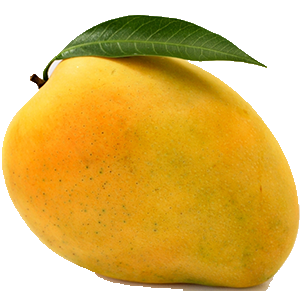
#> input picture Mango_resize/1.png, 300 x 300 px; its folder holds 8 pictures in this run
$ python mango.py
#> lines starting #> are read from the running program, lines starting #| are printed output that depends on the picture; after the words box and inside, x2 and y2 are one past the last pixel; in counts of white or black regions, pixels touching at a corner belong together
import os
import cv2
import numpy as np

# Hàm tính tỷ lệ cường độ màu đỏ trên tổng cường độ của 3 kênh (R, G, B)
def calculate_red_ratio(image_path):
#> called with image_path = 'Mango_resize/1.png'
    image = cv2.imread(image_path)
#> image is the input picture: shape (300, 300, 3); mean B, G, R 97.9, 184.4, 221.2
    image = cv2.cvtColor(image, cv2.COLOR_BGR2RGB)
    red = image[:, :, 0].astype(float)
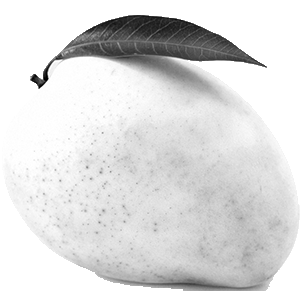
#> red: shape (300, 300) float64; min 0, max 255, mean 221.2
    green = image[:, :, 1].astype(float)
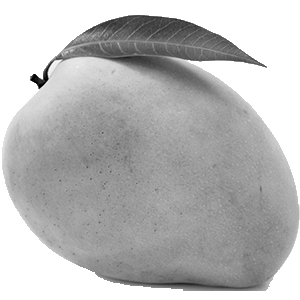
#> green: shape (300, 300) float64; min 0, max 255, mean 184.4
    blue = image[:, :, 2].astype(float)
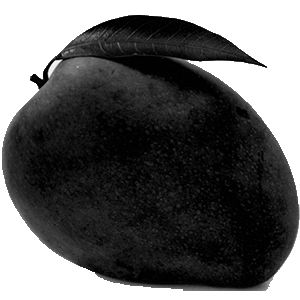
#> blue: shape (300, 300) float64; min 0, max 255, mean 97.9
    total_intensity = red + green + blue
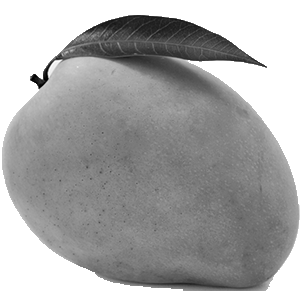
#> total_intensity: shape (300, 300) float64; min 0, max 765, mean 503.5; drawn with min black and max white
    total_intensity[total_intensity == 0] = 1
#> total_intensity: shape (300, 300) float64; 0.01% of pixels changed, all inside (x1, y1, x2, y2) = (35, 75, 48, 88)
    red_ratio = red / total_intensity
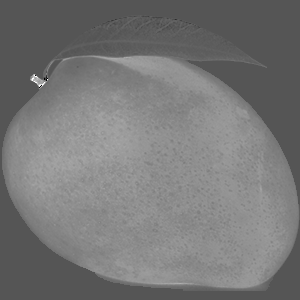
#> red_ratio: shape (300, 300) float64; min 0, max 1, mean 0.47
    avg_red_ratio = np.mean(red_ratio)
#> avg_red_ratio = 0.47
    return avg_red_ratio

# Đường dẫn tới thư mục chứa ảnh xoài
image_folder = 'Mango_resize'

# Danh sách lưu trữ các tỷ lệ màu đỏ và nhãn tương ứng
mango_data = []

# Tính tỷ lệ đỏ cho tất cả các ảnh trong thư mục
for image_path in os.listdir(image_folder):
    if image_path.endswith(".jpg") or image_path.endswith(".png"):
        full_image_path = os.path.join(image_folder, image_path)
        red_ratio = calculate_red_ratio(full_image_path)
#> red_ratio = 0.47
        mango_data.append((red_ratio, full_image_path))
#> pass 2 of the loop `for image_path in os.listdir(image_folder):`:
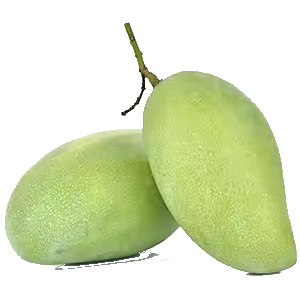
#> input picture Mango_resize/10.png, 300 x 300 px
#> in calculate_red_ratio, image is the input picture: shape (300, 300, 3); mean B, G, R 191.8, 228.7, 218.7
#> in calculate_red_ratio (call 2), `blue = image[:, :, 2].astype(float)`:
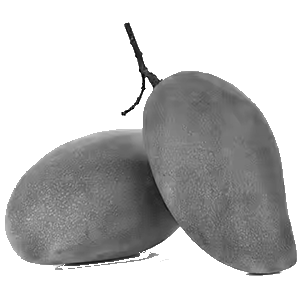
#> blue: shape (300, 300) float64; min 0, max 255, mean 191.8
#> in calculate_red_ratio (call 2), `red_ratio = red / total_intensity`:
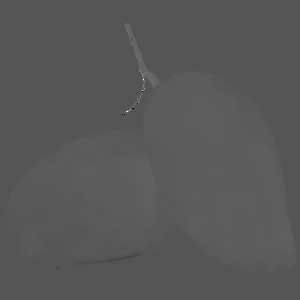
#> red_ratio: shape (300, 300) float64; min 0, max 1, mean 0.345
#> avg_red_ratio = 0.345
#> pass 3 of the loop `for image_path in os.listdir(image_folder):`:
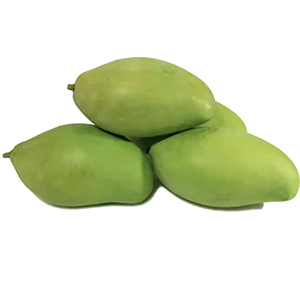
#> input picture Mango_resize/11.png, 300 x 300 px
#> in calculate_red_ratio, image is the input picture: shape (300, 300, 3); mean B, G, R 195.3, 223.5, 216.7
#> in calculate_red_ratio (call 3), `total_intensity = red + green + blue`:
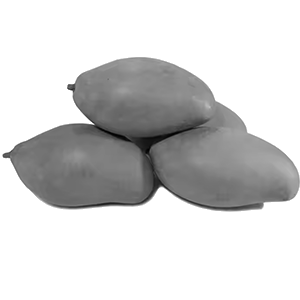
#> total_intensity: shape (300, 300) float64; min 6, max 765, mean 635.6; drawn with min black and max white
#> in calculate_red_ratio (call 3), `red_ratio = red / total_intensity`:
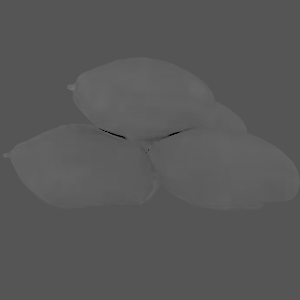
#> red_ratio: shape (300, 300) float64; min 0, max 0.479, mean 0.346
#> avg_red_ratio = 0.346
#> the loop made 8 passes; the first 3 are shown


# Gán nhãn dựa trên ngưỡng
threshold = 0.378
#> threshold = 0.378
sweet_mangoes = [img for img in mango_data if img[0] > threshold]
sour_mangoes = [img for img in mango_data if img[0] <= threshold]

# Chọn các ảnh cụ thể cho tập huấn luyện
sweet_image_names = ['2.png', '3.png', '4.png', '5.png', '6.png', '7.png', '8.png', '9.png', '19.png', '20.png', '21.png', '22.png']
sour_image_names = ['11.png', '12.png', '13.png', '14.png', '15.png', '16.png', '17.png', '18.png']

train_sweet = [img for img in sweet_mangoes if os.path.basename(img[1]) in sweet_image_names]
train_sour = [img for img in sour_mangoes if os.path.basename(img[1]) in sour_image_names]

# Chọn ảnh test
test_sweet = next((img for img in sweet_mangoes if os.path.basename(img[1]) == '1.png'), None)
test_sour = next((img for img in sour_mangoes if os.path.basename(img[1]) == '10.png'), None)

# Kiểm tra nếu chọn được quả xoài
if test_sweet is None or test_sour is None:
    raise ValueError("Không tìm thấy ảnh cụ thể trong danh sách quả ngọt hoặc quả chua.")

# Tính tỷ lệ đỏ cho các ảnh trong tập huấn luyện
train_sweet_red_ratios = [(os.path.basename(img[1]), img[0]) for img in train_sweet]
train_sour_red_ratios = [(os.path.basename(img[1]), img[0]) for img in train_sour]

# Dự đoán dựa trên tỷ lệ màu đỏ của mẫu test
test_sweet_prediction = "Ngọt" if test_sweet[0] > threshold else "Chua"
test_sour_prediction = "Ngọt" if test_sour[0] > threshold else "Chua"

# In kết quả
print("\nTập quả ngọt (Test):")
print(f"{'Ảnh':<20} {'Tỷ lệ màu đỏ':<15} {'Loại quả':<10}")
print(f"{os.path.basename(test_sweet[1]) :<20} {test_sweet[0]:<15.3f} {test_sweet_prediction:<10}")

print("\nTập quả chua (Test):")
print(f"{'Ảnh':<20} {'Tỷ lệ màu đỏ':<15} {'Loại quả':<10}")
print(f"{os.path.basename(test_sour[1]) :<20} {test_sour[0]:<15.3f} {test_sour_prediction:<10}")

print("\nTập quả ngọt (Train):")
print(f"{'Ảnh':<20} {'Tỷ lệ màu đỏ':<15} {'Loại quả':<10}")
for img_name, red_ratio in train_sweet_red_ratios:
    print(f"{img_name:<20} {red_ratio:<15.3f} Ngọt")

print("\nTập quả chua (Train):")
print(f"{'Ảnh':<20} {'Tỷ lệ màu đỏ':<15} {'Loại quả':<10}")
for img_name, red_ratio in train_sour_red_ratios:
    print(f"{img_name:<20} {red_ratio:<15.3f} Chua")
